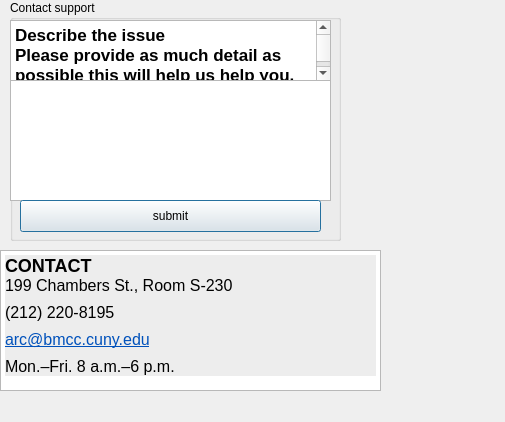
<?xml version="1.0" encoding="UTF-8"?>
<ui version="4.0">
 <class>HelpCenter</class>
 <widget class="QDialog" name="HelpCenter">
  <property name="geometry">
   <rect>
    <x>0</x>
    <y>0</y>
    <width>505</width>
    <height>422</height>
   </rect>
  </property>
  <property name="windowTitle">
   <string>Dialog</string>
  </property>
  <widget class="QTextEdit" name="textEdit">
   <property name="geometry">
    <rect>
     <x>0</x>
     <y>250</y>
     <width>381</width>
     <height>141</height>
    </rect>
   </property>
   <property name="html">
    <string>&lt;!DOCTYPE HTML PUBLIC &quot;-//W3C//DTD HTML 4.0//EN&quot; &quot;http://www.w3.org/TR/REC-html40/strict.dtd&quot;&gt;
&lt;html&gt;&lt;head&gt;&lt;meta name=&quot;qrichtext&quot; content=&quot;1&quot; /&gt;&lt;meta charset=&quot;utf-8&quot; /&gt;&lt;style type=&quot;text/css&quot;&gt;
p, li { white-space: pre-wrap; }
hr { height: 1px; border-width: 0; }
li.unchecked::marker { content: &quot;\2610&quot;; }
li.checked::marker { content: &quot;\2612&quot;; }
&lt;/style&gt;&lt;/head&gt;&lt;body style=&quot; font-family:'.AppleSystemUIFont'; font-size:13pt; font-weight:400; font-style:normal;&quot;&gt;
&lt;h2 style=&quot; margin-top:0px; margin-bottom:0px; margin-left:0px; margin-right:0px; -qt-block-indent:0; text-indent:0px; line-height:16px; background-color:#ededed;&quot;&gt;&lt;span style=&quot; font-family:'Open Sans','sans-serif'; font-size:x-large; font-weight:700; color:#000000; background-color:#ededed; text-transform:uppercase;&quot;&gt;CONTACT&lt;/span&gt;&lt;/h2&gt;
&lt;p style=&quot; margin-top:0px; margin-bottom:0px; margin-left:0px; margin-right:0px; -qt-block-indent:0; text-indent:0px; line-height:150%; background-color:#ededed;&quot;&gt;&lt;span style=&quot; font-family:'Open Sans','sans-serif'; font-size:16px; color:#000000; background-color:#ededed;&quot;&gt;199 Chambers St., Room S-230&lt;/span&gt;&lt;span style=&quot; font-family:'Open Sans','sans-serif'; font-size:16px; color:#000000;&quot;&gt;&lt;br /&gt;(212) 220-8195&lt;br /&gt;&lt;/span&gt;&lt;a href=&quot;mailto:arc@bmcc.cuny.edu&quot;&gt;&lt;span style=&quot; font-family:'Open Sans','sans-serif'; font-size:16px; text-decoration: underline; text-decoration-color:#000000; color:#0051bb; background-color:transparent;&quot;&gt;arc@bmcc.cuny.edu&lt;/span&gt;&lt;/a&gt;&lt;span style=&quot; font-family:'Open Sans','sans-serif'; font-size:16px; color:#000000;&quot;&gt;&lt;br /&gt;Mon.–Fri. 8 a.m.–6 p.m.&lt;/span&gt;&lt;/p&gt;&lt;/body&gt;&lt;/html&gt;</string>
   </property>
  </widget>
  <widget class="QGroupBox" name="groupBox">
   <property name="geometry">
    <rect>
     <x>10</x>
     <y>0</y>
     <width>331</width>
     <height>241</height>
    </rect>
   </property>
   <property name="title">
    <string>Contact support</string>
   </property>
   <widget class="QTextEdit" name="textEdit_2">
    <property name="geometry">
     <rect>
      <x>0</x>
      <y>20</y>
      <width>321</width>
      <height>61</height>
     </rect>
    </property>
    <property name="html">
     <string>&lt;!DOCTYPE HTML PUBLIC &quot;-//W3C//DTD HTML 4.0//EN&quot; &quot;http://www.w3.org/TR/REC-html40/strict.dtd&quot;&gt;
&lt;html&gt;&lt;head&gt;&lt;meta name=&quot;qrichtext&quot; content=&quot;1&quot; /&gt;&lt;meta charset=&quot;utf-8&quot; /&gt;&lt;style type=&quot;text/css&quot;&gt;
p, li { white-space: pre-wrap; }
hr { height: 1px; border-width: 0; }
li.unchecked::marker { content: &quot;\2610&quot;; }
li.checked::marker { content: &quot;\2612&quot;; }
&lt;/style&gt;&lt;/head&gt;&lt;body style=&quot; font-family:'.AppleSystemUIFont'; font-size:13pt; font-weight:400; font-style:normal;&quot;&gt;
&lt;p style=&quot; margin-top:0px; margin-bottom:0px; margin-left:0px; margin-right:0px; -qt-block-indent:0; text-indent:0px;&quot;&gt;&lt;span style=&quot; font-weight:700;&quot;&gt;Describe the issue&lt;/span&gt;&lt;/p&gt;
&lt;p style=&quot; margin-top:0px; margin-bottom:0px; margin-left:0px; margin-right:0px; -qt-block-indent:0; text-indent:0px;&quot;&gt;&lt;span style=&quot; font-weight:700;&quot;&gt;Please provide as much detail as possible this will help us help you.&lt;/span&gt;&lt;/p&gt;&lt;/body&gt;&lt;/html&gt;</string>
    </property>
   </widget>
   <widget class="QTextEdit" name="textEdit_3">
    <property name="geometry">
     <rect>
      <x>0</x>
      <y>80</y>
      <width>321</width>
      <height>121</height>
     </rect>
    </property>
   </widget>
   <widget class="QPushButton" name="pushButton">
    <property name="geometry">
     <rect>
      <x>10</x>
      <y>200</y>
      <width>301</width>
      <height>32</height>
     </rect>
    </property>
    <property name="text">
     <string>submit</string>
    </property>
   </widget>
  </widget>
 </widget>
 <resources/>
 <connections/>
</ui>
